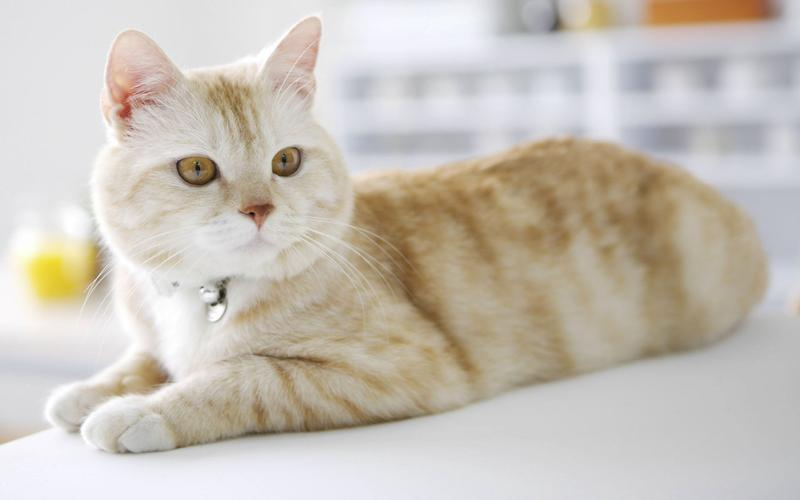
#> input picture Basic_Operation/material/cat.jfif, 800 x 500 px
$ python pyramid_demo.py
#> lines starting #> are read from the running program, lines starting #| are printed output that depends on the picture
# -*- coding = utf-8 -*-
# @Time :  9:21
# @Author : lolita
# @File : pyramid_demo.py
# @Software: PyCharm

import cv2
import numpy as np

'''
img = cv2.imread("./material/cat.jfif", 0)
# 向下采样
rst1 = cv2.pyrDown(img)
cv2.imshow("result1", rst1)
# 向下采样
rst2 = cv2.pyrUp(img)
cv2.imshow("result2", rst2)
cv2.waitKey()
cv2.destroyAllWindows()
'''

# 向上，向下不可逆
img = cv2.imread("./material/cat.jfif", 0)
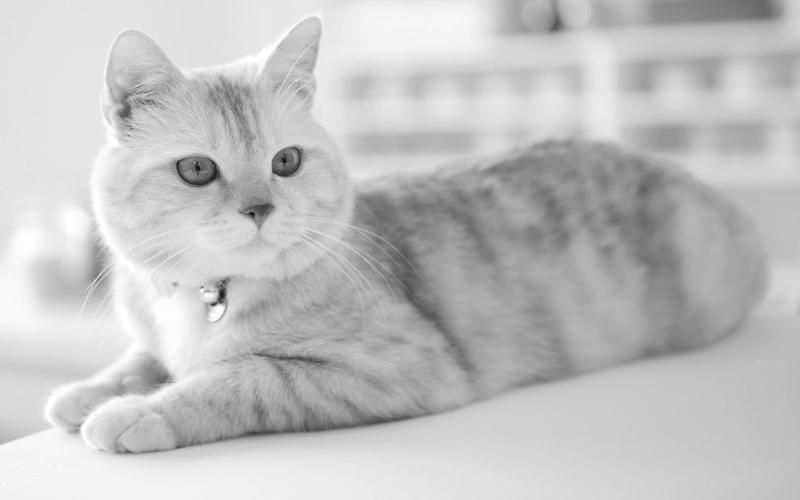
#> img: shape (500, 800); min 0, max 255, mean 193.6
down = cv2.pyrDown(img)
up = cv2.pyrUp(down)
diff = up-img
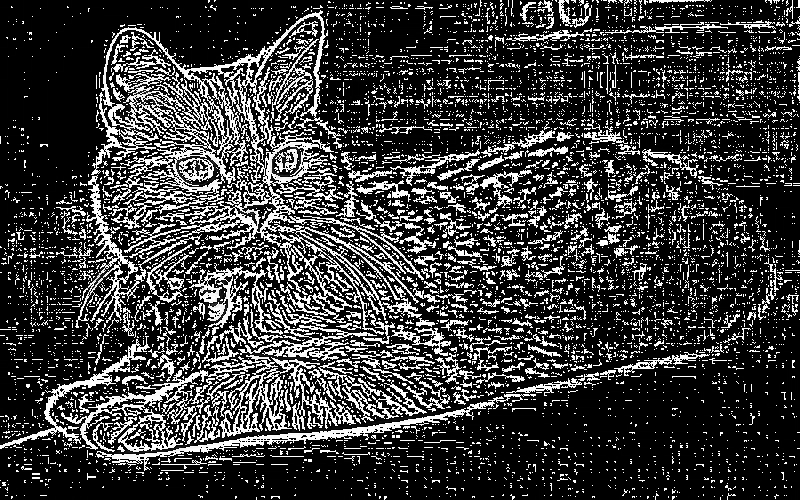
#> diff: shape (500, 800); min 0, max 255, mean 58.8
cv2.imshow("result", diff)
cv2.waitKey()
cv2.destroyAllWindows()
# 可以用拉普拉斯金字塔储存丢弃的部分，l1 = g0-pyrup(g1)
